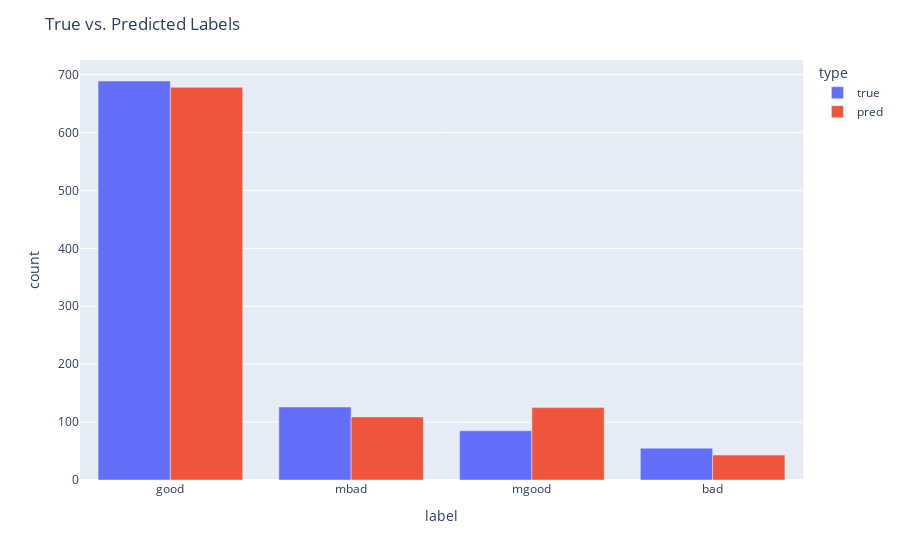

Notebook cell for this chart:
### Code cell
if BINARY_LABELS:

    true = cali_adj.label.value_counts()
    pred = y_pred_adj.value_counts()
    # calculate accuracy
    print("Accuracy:", accuracy_score(cali_adj.label, y_pred_adj))
else:
    true = cali.label.value_counts()
    pred = y_pred.value_counts()
    # calculate accuracy
    print("Accuracy:", accuracy_score(cali.label, y_pred))



# combine into a dataframe, with labels for true or predicted
true_df = pd.DataFrame({"count": true, "type": "true"})
pred_df = pd.DataFrame({"count": pred, "type": "pred"})
label_compare = pd.concat([true_df, pred_df]).reset_index()

# rename the index column to label
label_compare.rename(columns={"index": "label"}, inplace=True)
label_compare

# plot the counts
import plotly.express as px

fig = px.bar(label_compare, x="label", y="count", color="type", barmode="group")
fig.update_layout(title="True vs. Predicted Labels")
fig.show()

### Figure 1 — Plotly figure (JSON) as saved in the notebook; plotly's stock layout.template omitted (floating-point values rounded to 4 significant figures)
{"data": [{"alignmentgroup": "True", "hovertemplate": "type=true<br>label=%{x}<br>count=%{y}<extra></extra>", "legendgroup": "true", "marker": {"color": "#636efa", "pattern": {"shape": ""}}, "name": "true", "offsetgroup": "true", "orientation": "v", "showlegend": true, "textposition": "auto", "type": "bar", "x": ["good", "mbad", "mgood", "bad"], "xaxis": "x", "y": [689, 126, 85, 55], "yaxis": "y"}, {"alignmentgroup": "True", "hovertemplate": "type=pred<br>label=%{x}<br>count=%{y}<extra></extra>", "legendgroup": "pred", "marker": {"color": "#EF553B", "pattern": {"shape": ""}}, "name": "pred", "offsetgroup": "pred", "orientation": "v", "showlegend": true, "textposition": "auto", "type": "bar", "x": ["good", "mgood", "mbad", "bad"], "xaxis": "x", "y": [678, 125, 109, 43], "yaxis": "y"}], "layout": {"barmode": "group", "legend": {"title": {"text": "type"}, "tracegroupgap": 0}, "margin": {"t": 60}, "title": {"text": "True vs. Predicted Labels"}, "xaxis": {"anchor": "y", "domain": [0, 1], "title": {"text": "label"}}, "yaxis": {"anchor": "x", "domain": [0, 1], "title": {"text": "count"}}}}
